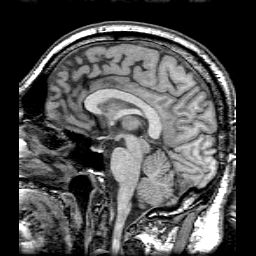
%> input picture MRI.png, 256 x 256 px
$ octave Proposed_Method.m   (GNU Octave 9; MATLAB toolbox functions it lacks are replaced by stand-ins)
%> lines starting %> are read from the running program, lines starting %| are printed output that depends on the picture
### ConvertRGBtoYUV.m
function imgOut = ConvertRGBtoYUV(img)

img=double(img);
mtxRGBtoYUV = [  0.299,    0.587,    0.114;
                -0.147, -0.289,  0.436;
                 0.615,   -0.515, -0.100];

[r, c]=size(mtxRGBtoYUV);
if(r ~= 3 || c ~= 3)
    error('The matrix for color transformation is not 3x3.');
end

imgOut = zeros(size(img));
for i=1:3
    imgOut(:,:,i) = img(:,:,1) * mtxRGBtoYUV(i,1) + img(:,:,2) * mtxRGBtoYUV(i,2) + img(:,:,3) * mtxRGBtoYUV(i,3);
end

### Medical_Fusion.m
function [F]=Medical_Fusion(A,B)

addpath(genpath('Shearlet_Transform'));


pfilt = 'maxflat';
shear_parameters.dcomp =[3,3,4,4];
shear_parameters.dsize =[8,8,16,16];

%NSST Decomposition

[y1,shear_f1]=nsst_dec2(A,shear_parameters,pfilt);
[y2,shear_f2]=nsst_dec2(B,shear_parameters,pfilt);


Fused=y1;

ALow1= y1{1};
BLow1 =y2{1};

%  Fusion of Low-pass Subbands

A1=Pixel_Force(ALow1);
AL=MLE(A1);
B1=Pixel_Force(BLow1);
BL=MLE(B1);
map=AL>=BL;

Fused{1}=map.*ALow1+~map.*BLow1;


%Fusion of High-pass Sub-bands
for m=2:length(shear_parameters.dcomp)+1
    temp=size((y1{m}));temp=temp(3);
    for n=1:temp
        Ahigh=y1{m}(:,:,n);
        Bhigh=y2{m}(:,:,n);

                AH=abs(Ahigh);
                BH=abs(Bhigh);
                map=DRNN(AH,BH);  %Improved Dual Channel PCNN (IDCPCNN)
                Fused{m}(:,:,n)=map.*Ahigh+~map.*Bhigh;

    end
end


%Inverse NSST Transform
F=nsst_rec2(Fused,shear_f1,pfilt);


end

### Proposed_Method.m
clear all


 P=imread('MRI.png');  % A MxN matrix
%> P is the input picture: size 256x256 uint8; min 0, max 255, mean 76.8
 figure, imshow(P)
 Q=imread('PET.png');  % A MxNx3 matrix
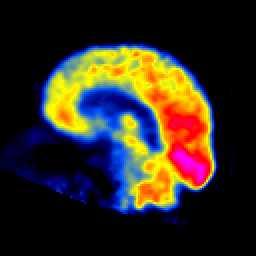
%> input picture PET.png, 256 x 256 px
%> Q is the input picture: size 256x256x3 uint8; mean R, G, B 50, 42.7, 33
 figure, imshow(Q)
 if size(Q,3)==3       % For MRI-PET or MRI-SPECT Image Fusion
        tic
        P=double(P)/255;
%> P: size 256x256 double
        Q=double(Q)/255;
%> Q: size 256x256x3 double
        Q_YUV=ConvertRGBtoYUV(Q);
%> after the loop in ConvertRGBtoYUV, `for i=1:3`:
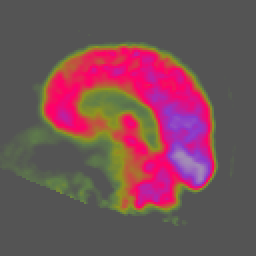
%> imgOut: size 256x256x3 double; mean R, G, B 0.172, -0.0208, 0.0214; drawn with min black and max white
        Q_Y=Q_YUV(:,:,1);
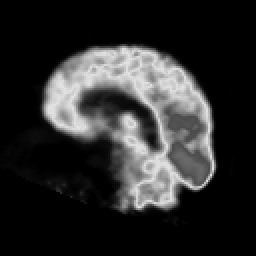
%> Q_Y: size 256x256 double; min 0, max 0.886, mean 0.172
        [hei, wid]=size(P);
%> hei = 256; wid = 256
%> the run ends on the next line
        F_Y=Medical_Fusion(P,Q_Y);  % Performing Image Fusion
